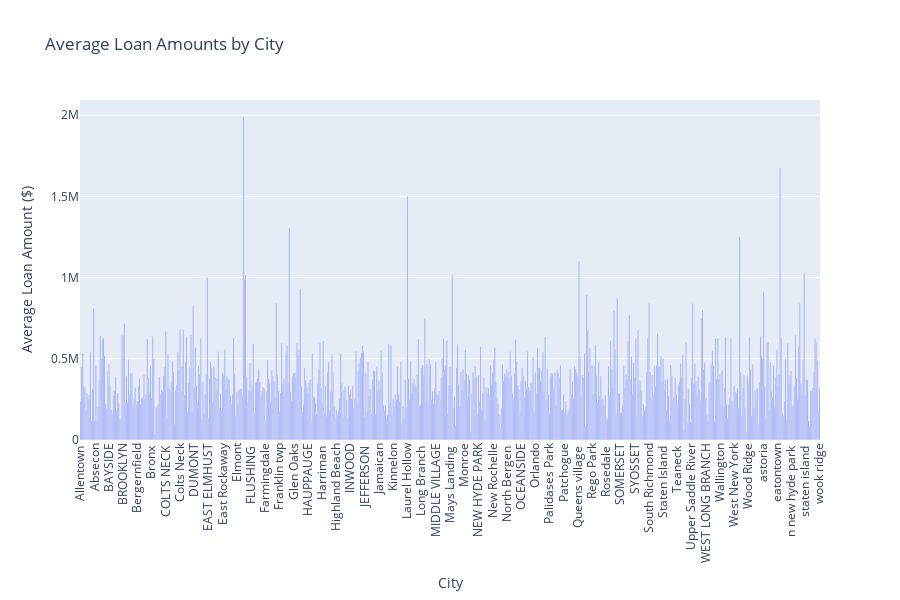

The notebook cell this image was saved under:
### Markdown cell above
### Bar plot of `City` on the base of `Loan Amount`

### Code cell
# Aggregate data: compute the average loan amount per city
agg_df = df.groupby('City', as_index=False)['Loan Amount'].mean()

# Create a bar plot to show the average Loan Amount by City
fig = px.bar(agg_df, x='City', y='Loan Amount',
            title='Average Loan Amounts by City',
            labels={'Loan Amount': 'Average Loan Amount ($)', 'City': 'City'})

# Update layout to improve readability (optional)
fig.update_layout(
    xaxis=dict(
        tickangle=-90,  # Rotate x-axis labels for better visibility
        showticklabels=True
    ),
    height=600,  # Set the height of the plot
    showlegend=False
)
fig.show()

### Figure 1 — Plotly figure (JSON) as saved in the notebook; plotly's stock layout.template omitted (floating-point values rounded to 4 significant figures; data arrays with more than 128 entries replaced by an {"elided": "..."} marker saying what was removed)
{"data": [{"alignmentgroup": "True", "hovertemplate": "City=%{x}<br>Average Loan Amount ($)=%{y}<extra></extra>", "legendgroup": "", "marker": {"color": "#636efa", "pattern": {"shape": ""}}, "name": "", "offsetgroup": "", "orientation": "v", "showlegend": false, "textposition": "auto", "type": "bar", "x": {"elided": "677 str values"}, "xaxis": "x", "y": {"elided": "677 float values"}, "yaxis": "y"}], "layout": {"barmode": "relative", "height": 600, "legend": {"tracegroupgap": 0}, "showlegend": false, "title": {"text": "Average Loan Amounts by City"}, "xaxis": {"anchor": "y", "domain": [0, 1], "showticklabels": true, "tickangle": -90, "title": {"text": "City"}}, "yaxis": {"anchor": "x", "domain": [0, 1], "title": {"text": "Average Loan Amount ($)"}}}}
